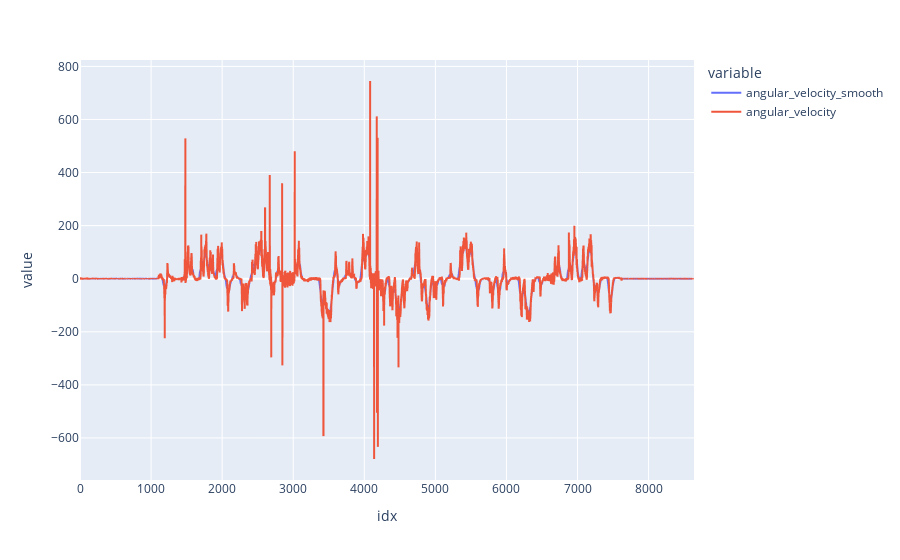

The code cell stored with this chart in its notebook:
### Code cell
px.line(df_vis, y=['angular_velocity_smooth', 'angular_velocity'])

### Figure 1 — Plotly figure (JSON) as saved in the notebook; plotly's stock layout.template omitted (floating-point values rounded to 4 significant figures; data arrays with more than 128 entries replaced by an {"elided": "..."} marker saying what was removed)
{"data": [{"hovertemplate": "variable=angular_velocity_smooth<br>idx=%{x}<br>value=%{y}<extra></extra>", "legendgroup": "angular_velocity_smooth", "line": {"color": "#636efa", "dash": "solid"}, "marker": {"symbol": "circle"}, "mode": "lines", "name": "angular_velocity_smooth", "showlegend": true, "type": "scattergl", "x": {"elided": "8640 int values"}, "xaxis": "x", "y": {"elided": "8640 float values"}, "yaxis": "y"}, {"hovertemplate": "variable=angular_velocity<br>idx=%{x}<br>value=%{y}<extra></extra>", "legendgroup": "angular_velocity", "line": {"color": "#EF553B", "dash": "solid"}, "marker": {"symbol": "circle"}, "mode": "lines", "name": "angular_velocity", "showlegend": true, "type": "scattergl", "x": {"elided": "8640 int values"}, "xaxis": "x", "y": {"elided": "8640 float values"}, "yaxis": "y"}], "layout": {"legend": {"title": {"text": "variable"}, "tracegroupgap": 0}, "margin": {"t": 60}, "xaxis": {"anchor": "y", "domain": [0, 1], "title": {"text": "idx"}}, "yaxis": {"anchor": "x", "domain": [0, 1], "title": {"text": "value"}}}}
